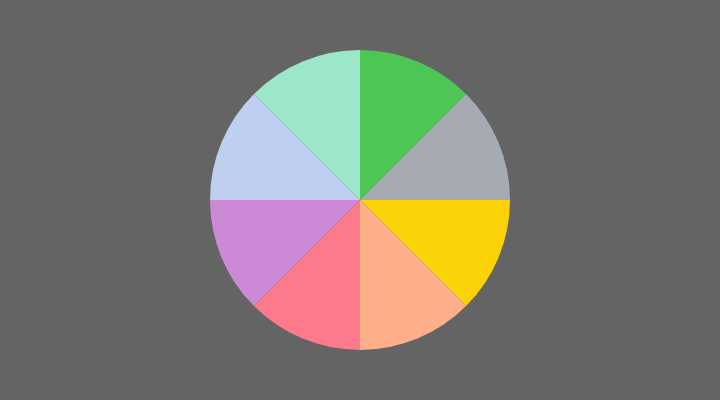
Frame 1 (no input)
Frame 2 (the mouse pressed at the canvas centre, redrawn once): identical to frame 1, image omitted

The p5.js sketch that drew this single still picture (run headless with seeded random() and noise() and a simulated clock; the mouse was pressed at the canvas centre and the sketch redrawn once):

// p5.js sketch
// ── sketch.js
let angles = [45,45,45,45,45,45,45,45];
let colors = ['#fbd206','#feaf8a','#fd7a8c','#cc89d6','#bfcff0','#9ce7c9','#4dc656','#a6aab2'];

function setup() {
  createCanvas(720, 400);
  noStroke();
  noLoop(); // Run once and stop
}

function draw() {
  background(100);
  pieChart(300, angles);
  for(i=0;i<360;i+=45){
    console.log(i)
  }
}

function pieChart(diameter, data) {
  let lastAngle = 0;
  for (let i = 0; i < data.length; i++) {
    let gray = colors[i];
    console.log(gray)
    fill(gray);
    arc(
      width / 2,
      height / 2,
      diameter,
      diameter,
      lastAngle,
      lastAngle + radians(angles[i])
    );
    lastAngle += radians(angles[i]);
  }
}
